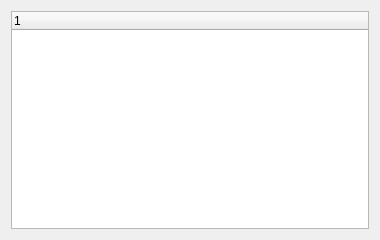
<?xml version="1.0" encoding="UTF-8"?>
<ui version="4.0"><class>Dialog</class><widget class="QDialog" name="Dialog"><property name="geometry"><rect><x>0</x><y>0</y><width>380</width><height>240</height></rect></property><property name="windowTitle"><string>#115 lists/200_tree_small</string></property><layout class="QVBoxLayout" name="verticalLayout"><property name="leftMargin"><number>11</number></property><property name="topMargin"><number>11</number></property><property name="rightMargin"><number>11</number></property><property name="bottomMargin"><number>11</number></property><property name="spacing"><number>6</number></property><item><widget class="QTreeWidget" name="tree"></widget></item></layout></widget></ui>
